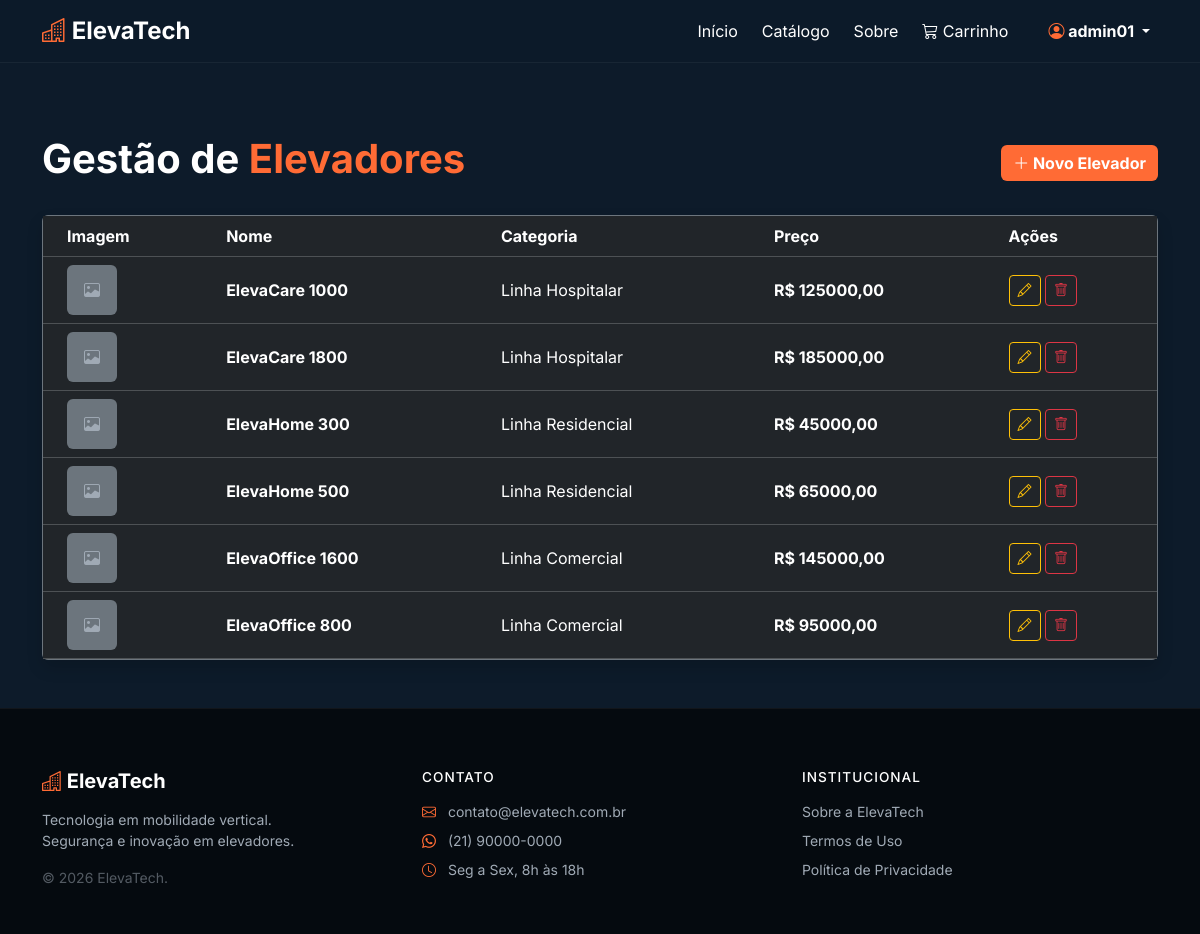
Screenshot of /painel/ (signed in) with the database file from the repository.
### produtos/models.py (models this page shows, shortened)
class Elevador(models.Model):
    nome = models.CharField(max_length=120)
    categoria = models.ForeignKey(Categoria, on_delete=models.PROTECT)
    preco = models.DecimalField(max_digits=10, decimal_places=2)
    estoque = models.PositiveIntegerField(default=0)
    imagem = models.ImageField(upload_to="elevadores/", blank=True, null=True)
    ativo = models.BooleanField(default=True)
    class Meta:
        verbose_name_plural = "Elevadores"

class Categoria(models.Model):
    nome = models.CharField(max_length=60, unique=True)
    class Meta:
        verbose_name_plural = "Categorias"

### produtos/views.py (the view)
# urls.py: path("painel/", views.painel, name="painel"),
@login_required
@user_passes_test(eh_staff)
def painel(request):
    elevadores = Elevador.objects.all().order_by("nome")
    return render(request, "produtos/painel.html", {"elevadores": elevadores})

### core/context_processors.py (called while the page is built)
def carrinho(request):
    carrinho = request.session.get("carrinho", {})
    quantidade = sum(carrinho.values())
    return {"carrinho_quantidade": quantidade}

### produtos/views.py (called while the page is built)
def eh_staff(user):
    return user.is_staff

### produtos/templates/produtos/painel.html (shortened to what this page needs)
{% extends 'core/base.html' %}
{% block content %}
<div class="container py-5 mt-4">
    <div class="d-flex justify-content-between align-items-center mb-4">
        <h1 class="fw-bold">Gestão de <span class="texto-laranja">Elevadores</span></h1>
        <a href="{% url 'elevador_novo' %}" class="btn btn-laranja fw-bold"><i class="bi bi-plus-lg"></i> Novo
            Elevador</a>
    </div>
    <div class="card bg-dark border-secondary shadow">
        <div class="card-body p-0 table-responsive">
            <table class="table table-dark table-hover align-middle mb-0">
                <thead>
                    <tr>
                        <th class="ps-4">Imagem</th>
                        <th>Nome</th>
                        <th>Categoria</th>
                        <th>Preço</th>
                        <th>Ações</th>
                    </tr>
                </thead>
                <tbody>
                    {% for elevador in elevadores %}
                    <tr>
                        <td class="ps-4">
                            {% if elevador.imagem %}
                            <img src="{{ elevador.imagem.url }}" alt="{{ elevador.nome }}"
                                style="width: 50px; height: 50px; object-fit: cover; border-radius: 8px;">
                            {% else %}
                            <div class="bg-secondary rounded d-flex align-items-center justify-content-center"
                                style="width: 50px; height: 50px;">
                                <i class="bi bi-image text-muted"></i>
                            </div>
                            {% endif %}
                        </td>
                        <td class="fw-bold">{{ elevador.nome }}</td>
                        <td>{{ elevador.categoria.nome }}</td>
                        <td class="texto-laranja fw-bold">R$ {{ elevador.preco }}</td>
                        <td>
                            <a href="{% url 'elevador_editar' elevador.pk %}" class="btn btn-sm btn-outline-warning"><i
                                    class="bi bi-pencil"></i></a>
                            <a href="{% url 'elevador_excluir' elevador.pk %}" class="btn btn-sm btn-outline-danger"
                                onclick="return confirm('Tem certeza que deseja excluir?')"><i
                                    class="bi bi-trash"></i></a>
                        </td>
                    </tr>
                    {% endfor %}
                </tbody>
            </table>
        </div>
    </div>
</div>
{% endblock %}

### core/templates/core/base.html (shortened to what this page needs)
{% load static %}
<!DOCTYPE html>
<html lang="pt-BR">
<head>
    <link href="https://cdn.jsdelivr.net/npm/bootstrap@5.3.3/dist/css/bootstrap.min.css" rel="stylesheet">
    <link href="https://cdn.jsdelivr.net/npm/bootstrap-icons@1.11.3/font/bootstrap-icons.min.css" rel="stylesheet">
    <link rel="stylesheet" href="{% static 'core/css/estilo.css' %}">
</head>
<body class="d-flex flex-column min-vh-100">
    <nav class="navbar navbar-expand-lg navbar-dark navbar-custom sticky-top">
        <div class="container">
            <a class="navbar-brand fw-bold fs-4" href="{% url 'home' %}">
                <i class="bi bi-buildings texto-laranja"></i> Eleva<span class="text-white">Tech</span>
            </a>
            <div class="collapse navbar-collapse" id="menu">
                <ul class="navbar-nav ms-auto align-items-lg-center gap-2">
                    <li class="nav-item"><a class="nav-link text-white" href="{% url 'home' %}">Início</a></li>
                    <li class="nav-item"><a class="nav-link text-white" href="{% url 'catalogo' %}">Catálogo</a></li>
                    <li class="nav-item"><a class="nav-link text-white" href="{% url 'sobre' %}">Sobre</a></li>
                    <li class="nav-item">
                        <a class="nav-link text-white" href="{% url 'ver_carrinho' %}">
                            <i class="bi bi-cart3"></i> Carrinho
                        </a>
                    </li>
                    <li class="nav-item ms-lg-3">
                        {% if user.is_authenticated %}
                            <div class="dropdown">
                                <a class="nav-link fw-bold text-white dropdown-toggle" href="#" role="button" data-bs-toggle="dropdown">
                                    <i class="bi bi-person-circle texto-laranja"></i> {{ user.username }}
                                </a>
                            </div>
                        {% else %}
                            <a class="nav-link fw-bold texto-laranja" href="{% url 'login' %}">
                                Entrar <i class="bi bi-box-arrow-in-right"></i>
                            </a>
                        {% endif %}
                    </li>
                </ul>
            </div>
        </div>
    </nav>
    <main class="flex-grow-1">
        {% block content %}
        {% endblock %}
    </main>
    <footer class="footer-custom mt-auto">
        <div class="container">
            <div class="row g-4">
                <div class="col-md-4">
                    <a href="{% url 'home' %}" class="text-decoration-none">
                        <h5 class="text-white fw-bold mb-0">
                            <i class="bi bi-buildings texto-laranja"></i> Eleva<span class="text-white">Tech</span>
                        </h5>
                    </a>
                    <p class="small text-muted mt-3">Tecnologia em mobilidade vertical.<br>Segurança e inovação em elevadores.</p>
                    <p class="small text-muted opacity-50">&copy; 2026 ElevaTech.</p>
                </div>
                <div class="col-md-4">
                    <h6 class="text-white text-uppercase mb-3" style="font-size: 0.85rem; letter-spacing: 1px;">Contato</h6>
                    <ul class="list-unstyled small">
                        <li class="mb-2 text-muted"><i class="bi bi-envelope me-2 texto-laranja"></i> contato@elevatech.com.br</li>
                        <li class="mb-2 text-muted"><i class="bi bi-whatsapp me-2 texto-laranja"></i> (21) 90000-0000</li>
                        <li class="text-muted"><i class="bi bi-clock me-2 texto-laranja"></i> Seg a Sex, 8h às 18h</li>
                    </ul>
                </div>
                <div class="col-md-4">
                    <h6 class="text-white text-uppercase mb-3" style="font-size: 0.85rem; letter-spacing: 1px;">Institucional</h6>
                    <ul class="list-unstyled small">
                        <li class="mb-2"><a href="{% url 'sobre' %}" class="text-muted text-decoration-none hover-laranja">Sobre a ElevaTech</a></li>
                        <li class="mb-2"><a href="#" class="text-muted text-decoration-none hover-laranja">Termos de Uso</a></li>
                        <li><a href="#" class="text-muted text-decoration-none hover-laranja">Política de Privacidade</a></li>
                    </ul>
                </div>
            </div>
        </div>
    </footer>
</body>
</html>

### core/static/core/css/estilo.css (style rules this page uses)
:root { --laranja: #ff6b35; --laranja-escuro: #e55a2b; --azul-escuro: #0d1b2a; --azul-medio: #1b263b; --cinza-texto: #a0aab5; --branco: #ffffff; }
body { font-family: 'Inter', sans-serif; background-color: var(--azul-escuro); color: var(--branco); display: flex; flex-direction: column; min-height: 100vh; }
main { flex: 1; }
.navbar-custom { background-color: rgba(13, 27, 42, 0.95); backdrop-filter: blur(10px); border-bottom: 1px solid rgba(255,255,255,0.05); position: sticky; top: 0; z-index: 1000; }
.texto-laranja { color: var(--laranja); }
.btn-laranja { background-color: var(--laranja); color: var(--branco); font-weight: 600; border: none; transition: 0.3s; }
.footer-custom { background-color: #050a0f; border-top: 1px solid rgba(255,255,255,0.05); padding: 60px 0 30px; }
.text-muted { color: #a0aab5 !important; }

### rows the page displays
Elevador: nome "ElevaCare 1000", categoria.nome "Linha Hospitalar", preco "125000,00"
Elevador: nome "ElevaCare 1800", categoria.nome "Linha Hospitalar", preco "185000,00"
Elevador: nome "ElevaHome 300", categoria.nome "Linha Residencial", preco "45000,00"
Elevador: nome "ElevaHome 500", categoria.nome "Linha Residencial", preco "65000,00"
Elevador: nome "ElevaOffice 1600", categoria.nome "Linha Comercial", preco "145000,00"
Elevador: nome "ElevaOffice 800", categoria.nome "Linha Comercial", preco "95000,00"

### other values shown
{{ user.username }} "admin01"
